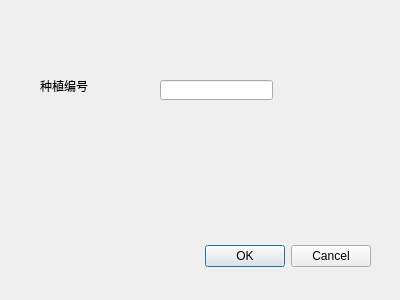
<?xml version="1.0" encoding="UTF-8"?>
<ui version="4.0">
 <class>deletePlantDialog</class>
 <widget class="QDialog" name="deletePlantDialog">
  <property name="geometry">
   <rect>
    <x>0</x>
    <y>0</y>
    <width>400</width>
    <height>300</height>
   </rect>
  </property>
  <property name="windowTitle">
   <string>Dialog</string>
  </property>
  <widget class="QDialogButtonBox" name="buttonBox">
   <property name="geometry">
    <rect>
     <x>30</x>
     <y>240</y>
     <width>341</width>
     <height>32</height>
    </rect>
   </property>
   <property name="orientation">
    <enum>Qt::Horizontal</enum>
   </property>
   <property name="standardButtons">
    <set>QDialogButtonBox::Cancel|QDialogButtonBox::Ok</set>
   </property>
  </widget>
  <widget class="QLabel" name="label">
   <property name="geometry">
    <rect>
     <x>10</x>
     <y>170</y>
     <width>201</width>
     <height>111</height>
    </rect>
   </property>
   <property name="text">
    <string/>
   </property>
  </widget>
  <widget class="QLabel" name="label_2">
   <property name="geometry">
    <rect>
     <x>40</x>
     <y>80</y>
     <width>54</width>
     <height>12</height>
    </rect>
   </property>
   <property name="text">
    <string>种植编号</string>
   </property>
  </widget>
  <widget class="QLineEdit" name="lineEdit">
   <property name="geometry">
    <rect>
     <x>160</x>
     <y>80</y>
     <width>113</width>
     <height>20</height>
    </rect>
   </property>
  </widget>
 </widget>
 <resources/>
 <connections>
  <connection>
   <sender>buttonBox</sender>
   <signal>rejected()</signal>
   <receiver>deletePlantDialog</receiver>
   <slot>reject()</slot>
   <hints>
    <hint type="sourcelabel">
     <x>316</x>
     <y>260</y>
    </hint>
    <hint type="destinationlabel">
     <x>286</x>
     <y>274</y>
    </hint>
   </hints>
  </connection>
 </connections>
</ui>
